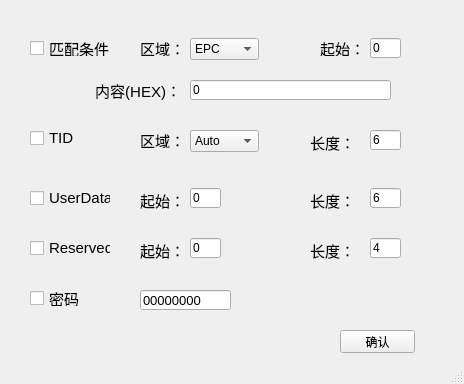
<?xml version="1.0" encoding="UTF-8"?>
<ui version="4.0">
 <class>MainWindow</class>
 <widget class="QMainWindow" name="MainWindow">
  <property name="geometry">
   <rect>
    <x>0</x>
    <y>0</y>
    <width>464</width>
    <height>384</height>
   </rect>
  </property>
  <property name="windowTitle">
   <string>ReadHighSet</string>
  </property>
  <widget class="QWidget" name="centralwidget">
   <widget class="QCheckBox" name="cb_match">
    <property name="geometry">
     <rect>
      <x>30</x>
      <y>40</y>
      <width>81</width>
      <height>16</height>
     </rect>
    </property>
    <property name="font">
     <font>
      <family>Arial</family>
      <pointsize>11</pointsize>
     </font>
    </property>
    <property name="text">
     <string>匹配条件</string>
    </property>
   </widget>
   <widget class="QPushButton" name="btn_save">
    <property name="geometry">
     <rect>
      <x>340</x>
      <y>330</y>
      <width>75</width>
      <height>23</height>
     </rect>
    </property>
    <property name="text">
     <string>确认</string>
    </property>
   </widget>
   <widget class="QLabel" name="label">
    <property name="geometry">
     <rect>
      <x>140</x>
      <y>40</y>
      <width>51</width>
      <height>16</height>
     </rect>
    </property>
    <property name="font">
     <font>
      <family>Arial</family>
      <pointsize>11</pointsize>
     </font>
    </property>
    <property name="text">
     <string>区域：</string>
    </property>
   </widget>
   <widget class="QComboBox" name="cb_matchArea">
    <property name="geometry">
     <rect>
      <x>190</x>
      <y>38</y>
      <width>69</width>
      <height>22</height>
     </rect>
    </property>
    <item>
     <property name="text">
      <string>EPC</string>
     </property>
    </item>
    <item>
     <property name="text">
      <string>TID</string>
     </property>
    </item>
    <item>
     <property name="text">
      <string>UserData</string>
     </property>
    </item>
   </widget>
   <widget class="QLabel" name="label_2">
    <property name="geometry">
     <rect>
      <x>320</x>
      <y>40</y>
      <width>51</width>
      <height>16</height>
     </rect>
    </property>
    <property name="font">
     <font>
      <family>Arial</family>
      <pointsize>11</pointsize>
     </font>
    </property>
    <property name="text">
     <string>起始：</string>
    </property>
   </widget>
   <widget class="QLineEdit" name="lb_matchStart">
    <property name="geometry">
     <rect>
      <x>370</x>
      <y>38</y>
      <width>31</width>
      <height>20</height>
     </rect>
    </property>
    <property name="text">
     <string>0</string>
    </property>
   </widget>
   <widget class="QLabel" name="label_3">
    <property name="geometry">
     <rect>
      <x>30</x>
      <y>80</y>
      <width>151</width>
      <height>20</height>
     </rect>
    </property>
    <property name="font">
     <font>
      <family>Arial</family>
      <pointsize>11</pointsize>
     </font>
    </property>
    <property name="text">
     <string>内容(HEX)：</string>
    </property>
    <property name="alignment">
     <set>Qt::AlignRight|Qt::AlignTrailing|Qt::AlignVCenter</set>
    </property>
   </widget>
   <widget class="QLineEdit" name="lb_matchData">
    <property name="geometry">
     <rect>
      <x>190</x>
      <y>80</y>
      <width>201</width>
      <height>20</height>
     </rect>
    </property>
    <property name="text">
     <string>0</string>
    </property>
   </widget>
   <widget class="QCheckBox" name="cb_TID">
    <property name="geometry">
     <rect>
      <x>30</x>
      <y>130</y>
      <width>81</width>
      <height>16</height>
     </rect>
    </property>
    <property name="font">
     <font>
      <family>Arial</family>
      <pointsize>11</pointsize>
     </font>
    </property>
    <property name="text">
     <string>TID</string>
    </property>
   </widget>
   <widget class="QLabel" name="label_4">
    <property name="geometry">
     <rect>
      <x>140</x>
      <y>132</y>
      <width>51</width>
      <height>16</height>
     </rect>
    </property>
    <property name="font">
     <font>
      <family>Arial</family>
      <pointsize>11</pointsize>
     </font>
    </property>
    <property name="text">
     <string>区域：</string>
    </property>
   </widget>
   <widget class="QLabel" name="label_5">
    <property name="geometry">
     <rect>
      <x>310</x>
      <y>132</y>
      <width>71</width>
      <height>20</height>
     </rect>
    </property>
    <property name="font">
     <font>
      <family>Arial</family>
      <pointsize>11</pointsize>
     </font>
    </property>
    <property name="text">
     <string>长度：</string>
    </property>
   </widget>
   <widget class="QComboBox" name="cb_tidType">
    <property name="geometry">
     <rect>
      <x>190</x>
      <y>130</y>
      <width>69</width>
      <height>22</height>
     </rect>
    </property>
    <item>
     <property name="text">
      <string>Auto</string>
     </property>
    </item>
    <item>
     <property name="text">
      <string>Fixed_length</string>
     </property>
    </item>
   </widget>
   <widget class="QLineEdit" name="lb_tidLength">
    <property name="geometry">
     <rect>
      <x>370</x>
      <y>130</y>
      <width>31</width>
      <height>20</height>
     </rect>
    </property>
    <property name="text">
     <string>6</string>
    </property>
   </widget>
   <widget class="QCheckBox" name="cb_User">
    <property name="geometry">
     <rect>
      <x>30</x>
      <y>190</y>
      <width>81</width>
      <height>16</height>
     </rect>
    </property>
    <property name="font">
     <font>
      <family>Arial</family>
      <pointsize>11</pointsize>
     </font>
    </property>
    <property name="text">
     <string>UserData</string>
    </property>
   </widget>
   <widget class="QLineEdit" name="lb_userStart">
    <property name="geometry">
     <rect>
      <x>190</x>
      <y>188</y>
      <width>31</width>
      <height>20</height>
     </rect>
    </property>
    <property name="text">
     <string>0</string>
    </property>
   </widget>
   <widget class="QLabel" name="label_6">
    <property name="geometry">
     <rect>
      <x>140</x>
      <y>190</y>
      <width>41</width>
      <height>20</height>
     </rect>
    </property>
    <property name="font">
     <font>
      <family>Arial</family>
      <pointsize>11</pointsize>
     </font>
    </property>
    <property name="text">
     <string>起始：</string>
    </property>
   </widget>
   <widget class="QLineEdit" name="lb_userLength">
    <property name="geometry">
     <rect>
      <x>370</x>
      <y>188</y>
      <width>31</width>
      <height>20</height>
     </rect>
    </property>
    <property name="text">
     <string>6</string>
    </property>
   </widget>
   <widget class="QLabel" name="label_7">
    <property name="geometry">
     <rect>
      <x>310</x>
      <y>190</y>
      <width>71</width>
      <height>20</height>
     </rect>
    </property>
    <property name="font">
     <font>
      <family>Arial</family>
      <pointsize>11</pointsize>
     </font>
    </property>
    <property name="text">
     <string>长度：</string>
    </property>
   </widget>
   <widget class="QLineEdit" name="lb_resStart">
    <property name="geometry">
     <rect>
      <x>190</x>
      <y>238</y>
      <width>31</width>
      <height>20</height>
     </rect>
    </property>
    <property name="text">
     <string>0</string>
    </property>
   </widget>
   <widget class="QCheckBox" name="cb_Reserve">
    <property name="geometry">
     <rect>
      <x>30</x>
      <y>240</y>
      <width>81</width>
      <height>16</height>
     </rect>
    </property>
    <property name="font">
     <font>
      <family>Arial</family>
      <pointsize>11</pointsize>
     </font>
    </property>
    <property name="text">
     <string>Reserved</string>
    </property>
   </widget>
   <widget class="QLabel" name="label_8">
    <property name="geometry">
     <rect>
      <x>310</x>
      <y>240</y>
      <width>71</width>
      <height>20</height>
     </rect>
    </property>
    <property name="font">
     <font>
      <family>Arial</family>
      <pointsize>11</pointsize>
     </font>
    </property>
    <property name="text">
     <string>长度：</string>
    </property>
   </widget>
   <widget class="QLineEdit" name="lb_resLength">
    <property name="geometry">
     <rect>
      <x>370</x>
      <y>238</y>
      <width>31</width>
      <height>20</height>
     </rect>
    </property>
    <property name="text">
     <string>4</string>
    </property>
   </widget>
   <widget class="QLabel" name="label_9">
    <property name="geometry">
     <rect>
      <x>140</x>
      <y>240</y>
      <width>41</width>
      <height>20</height>
     </rect>
    </property>
    <property name="font">
     <font>
      <family>Arial</family>
      <pointsize>11</pointsize>
     </font>
    </property>
    <property name="text">
     <string>起始：</string>
    </property>
   </widget>
   <widget class="QCheckBox" name="cb_pass">
    <property name="geometry">
     <rect>
      <x>30</x>
      <y>290</y>
      <width>91</width>
      <height>16</height>
     </rect>
    </property>
    <property name="font">
     <font>
      <family>Arial</family>
      <pointsize>11</pointsize>
     </font>
    </property>
    <property name="text">
     <string>密码</string>
    </property>
   </widget>
   <widget class="QLineEdit" name="lb_pass">
    <property name="geometry">
     <rect>
      <x>140</x>
      <y>290</y>
      <width>91</width>
      <height>20</height>
     </rect>
    </property>
    <property name="font">
     <font>
      <family>Arial</family>
      <pointsize>10</pointsize>
     </font>
    </property>
    <property name="text">
     <string>00000000</string>
    </property>
   </widget>
  </widget>
  <widget class="QStatusBar" name="statusbar"/>
 </widget>
 <resources/>
 <connections/>
</ui>
